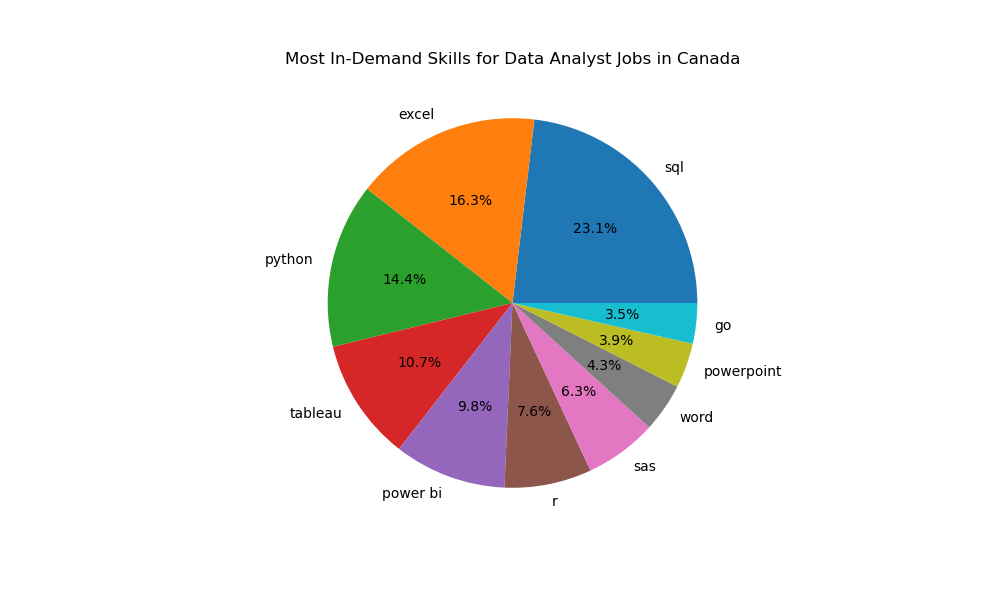

The script that drew this image:
import os
from dotenv import load_dotenv
import pandas as pd
import matplotlib.pyplot as plt
from sqlalchemy import create_engine

# Load environment variables
load_dotenv(dotenv_path='e:/VS Code Projects/SQL_Project_Data_Jobs_Analysis/project_python/.env')

# Get the environment variables
db_user = os.getenv('DB_USER')
db_pass = os.getenv('DB_PASS')
db_host = os.getenv('DB_HOST')
db_port = os.getenv('DB_PORT')
db_name = os.getenv('DB_NAME')

# Establish a connection to the database
engine = create_engine(f"postgresql://{db_user}:{db_pass}@{db_host}:{db_port}/{db_name}")

# Define your SQL query
sql_query = """
SELECT skills,
    COUNT(skills_job_dim.job_id) as demand_count
FROM job_postings_fact
    INNER JOIN skills_job_dim ON job_postings_fact.job_id = skills_job_dim.job_id
    INNER JOIN skills_dim ON skills_dim.skill_id = skills_job_dim.skill_id
WHERE job_title_short = 'Data Analyst'
    AND job_location = 'Canada'
GROUP BY skills
ORDER BY demand_count DESC
LIMIT 10;
"""

# Execute the query and fetch the result into a pandas DataFrame
df = pd.read_sql_query(sql_query, engine)

# Plot the data

plt.figure(figsize=(10, 6))
plt.pie(df['demand_count'], labels=df['skills'], autopct='%1.1f%%')
plt.title('Most In-Demand Skills for Data Analyst Jobs in Canada')
plt.show()
